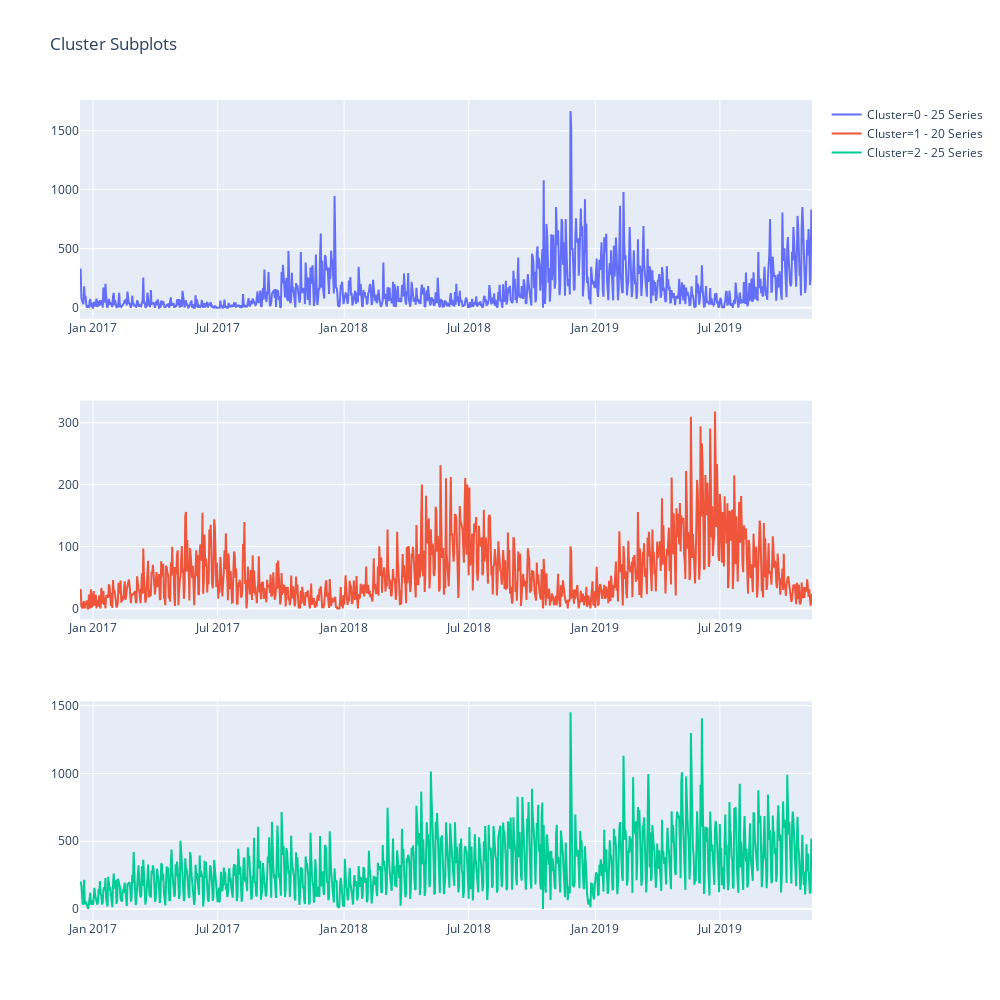

The code cell stored with this chart in its notebook:
### Markdown cell above
### There is a very nice bend at 3-clusters in this elbow plot. Lets plot these clustering results

### Code cell
ts.plot_clusters(df_w_clusters, ts_settings)

### Figure 1 — Plotly figure (JSON) as saved in the notebook; plotly's stock layout.template omitted (floating-point values rounded to 4 significant figures; data arrays with more than 128 entries replaced by an {"elided": "..."} marker saying what was removed)
{"data": [{"name": "Cluster=0 - 25 Series", "type": "scatter", "x": {"elided": "1065 str values"}, "xaxis": "x", "y": {"elided": "1065 float values"}, "yaxis": "y"}, {"name": "Cluster=1 - 20 Series", "type": "scatter", "x": {"elided": "1065 str values"}, "xaxis": "x2", "y": {"elided": "1065 float values"}, "yaxis": "y2"}, {"name": "Cluster=2 - 25 Series", "type": "scatter", "x": {"elided": "1065 str values"}, "xaxis": "x3", "y": {"elided": "1065 float values"}, "yaxis": "y3"}], "layout": {"height": 1000, "title": {"text": "Cluster Subplots"}, "width": 1000, "xaxis": {"anchor": "y", "autorange": true, "domain": [0, 1], "range": ["2016-12-13", "2019-11-12"], "type": "date"}, "xaxis2": {"anchor": "y2", "autorange": true, "domain": [0, 1], "range": ["2016-12-13", "2019-11-12"], "type": "date"}, "xaxis3": {"anchor": "y3", "autorange": true, "domain": [0, 1], "range": ["2016-12-13", "2019-11-12"], "type": "date"}, "yaxis": {"anchor": "x", "autorange": true, "domain": [0.7333, 1], "range": [-92.63, 1760.0], "type": "linear"}, "yaxis2": {"anchor": "x2", "autorange": true, "domain": [0.3667, 0.6333], "range": [-17.68, 335.8], "type": "linear"}, "yaxis3": {"anchor": "x3", "autorange": true, "domain": [0, 0.2667], "range": [-80.65, 1532.0], "type": "linear"}}}
